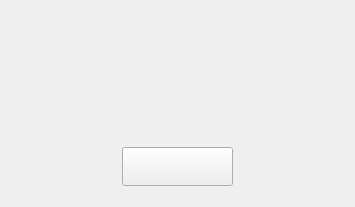
<?xml version="1.0" encoding="UTF-8"?>
<ui version="4.0">
 <class>AudienceErrorWidget</class>
 <widget class="QWidget" name="AudienceErrorWidget">
  <property name="geometry">
   <rect>
    <x>0</x>
    <y>0</y>
    <width>355</width>
    <height>207</height>
   </rect>
  </property>
  <property name="windowTitle">
   <string>Form</string>
  </property>
  <widget class="QPushButton" name="quitBtn">
   <property name="geometry">
    <rect>
     <x>122</x>
     <y>147</y>
     <width>111</width>
     <height>39</height>
    </rect>
   </property>
   <property name="styleSheet">
    <string notr="true">
QPushButton::hover{border-image: url(:/image/AudienceErrorWidget/bt_quit_hover.png);}
QPushButton{border-image: url(:/image/AudienceErrorWidget/bt_quit.png);}</string>
   </property>
   <property name="text">
    <string/>
   </property>
  </widget>
 </widget>
 <resources/>
 <connections/>
</ui>
